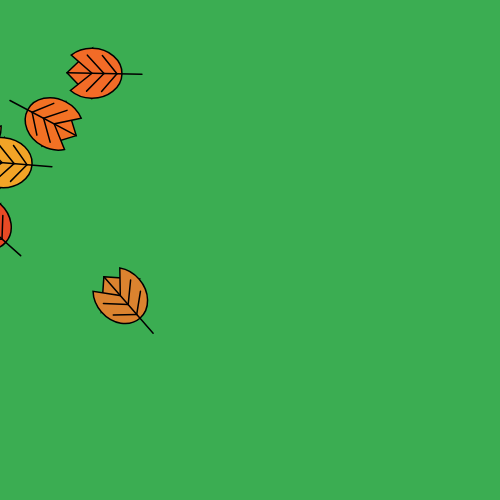
Frame 1 (no input)
Frame 60 (no input): identical to frame 1, image omitted
Frame 120 (the mouse pressed at the canvas centre since frame 60): identical to frame 1, image omitted

The p5.js sketch that drew this single still picture (run headless with seeded random() and noise() and a simulated clock; from frame 60 on, the mouse is pressed at the canvas centre):

// p5.js sketch
// ── sketch.js
// you might have to run several times
// to get a good canvas or image

let leaf = [];
function setup() {
  createCanvas(500,500);
  for (let i = 0; i < 1000; i++) {
    leaf.push(new Leaves());
  }
}

function draw() {
  background('#3BAD52');
  for (let i = 0; i < leaf.length; i++) {
    leaf[i].vis();
  }
}

class Leaves{
  constructor() {
    this.x= random(-width/3,width/3);        //random x of leaf
    this.y= random(-height/3,height/3);      //random y of leaf
    this.r= random(0,360);                   // random rotation
    this.colorPick = ['#E8B125','#F27124','#F2A427','#DB832F','#F26B27','#E84A25']
    this.c= random(this.colorPick);          //color values
    angleMode(DEGREES);
  }
  
  vis() {
    translate (this.x,this.y);       // random position for leaf.
    rotate (this.r);
  
    push();                // leaf
    fill(this.c);
    triangle (0,-25,25,0,-25,0);
    arc (0,0,50,60,310,230,PIE);
    pop();
  
    strokeWeight(1.5);    // lines on the leaf.
    line(0,-25,0,50);
    line(0,12,18,-5);
    line(0,12,-18,-5);
    line(0,25,18,10);
    line(0,25,-18,10);
  }
}
 
